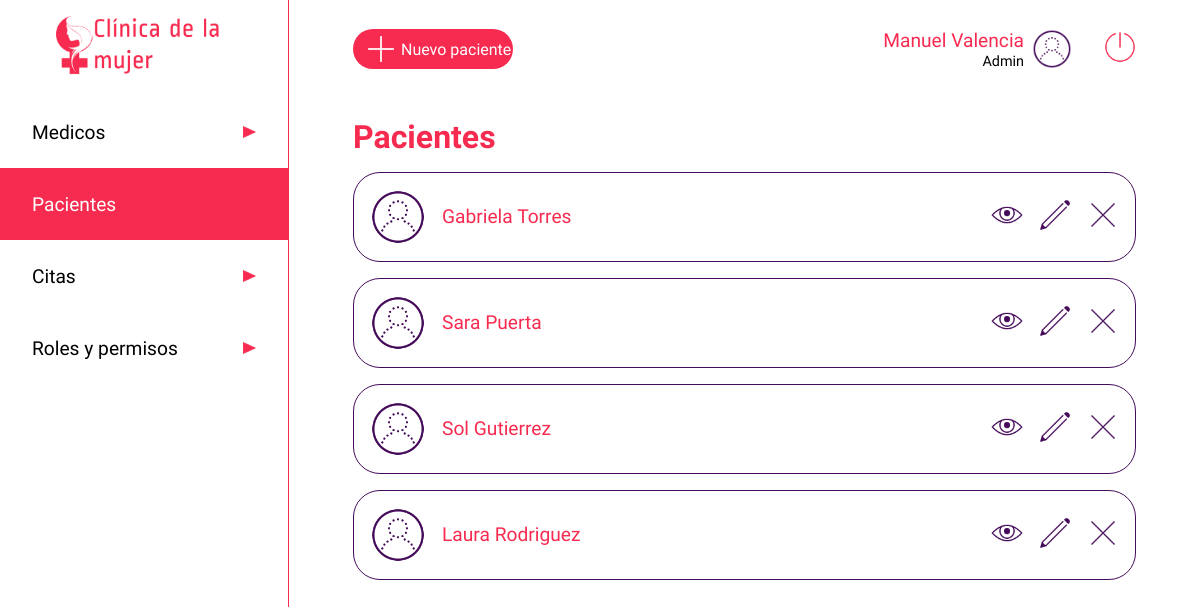
Before: /paciente (signed in) with the older database file.
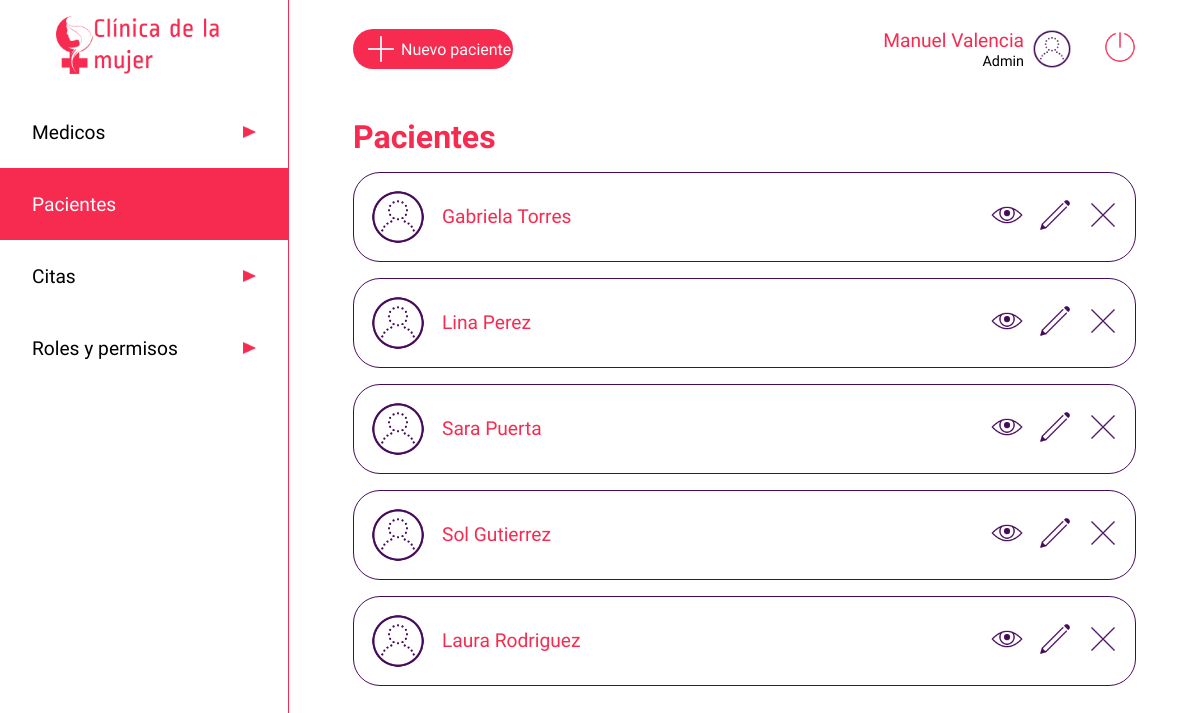
After: the same page with the newer database file.
### app.py (models this page shows, shortened)
class users(db.Model):
    __tablename__ = 'users'
    cedula = db.Column(db.Integer, primary_key=True)
    nombre=db.Column(db.String)
    apellido=db.Column(db.String)
    nacimiento=db.Column(db.String)
    eps=db.Column(db.String)
    email=db.Column(db.String, unique=True)
    telefono=db.Column(db.Integer)
    dir=db.Column(db.String)
    ciudad=db.Column(db.String)
    password=db.Column(db.String)
    rol =db.Column(db.String)
    especialidad = db.Column(db.String)
    estado = db.Column(db.Boolean)

### app.py (the view)
@app.route('/paciente', methods=['GET'])
def paciente():
    if 'usuarioIngresado' in session:
        pacientes = users.query.filter_by(rol='paciente')
        usuario = users.query.filter_by(cedula=int(session['usuarioIngresado'])).first()
        print(session['usuarioIngresado'])
        return render('pacientes.html', listapacientes = pacientes, row = usuario)
    else:
        return render('acceso-denegado.html')

### templates/pacientes.html (shortened to what this page needs)
<!DOCTYPE html>
<html lang="es">
<head>
    <link rel="stylesheet" type="text/css" href="{{ url_for('static', filename='css/stylelist.css')}}">
</head>
<body>
    <header class="header">
        <img src="{{ url_for('static', filename='images/iconoclinica.png')}}" class="logo" alt="Clinica de la mujer">
        <nav>
            <ul class="menu">
                <li class="menuitems"><a href="/medico" class="menulink"><span>Medicos</span><img src="{{ url_for('static', filename='images/triangulo.png')}}" class="flecha" alt=""></a></li>
                <li class="menuitems"><a href="/paciente" class="menuselect"><span>Pacientes</span><img src="{{ url_for('static', filename='images/triangulo.png')}}" class="flecha" alt=""></a></li>
                <li class="menuitems"><a href="/listado-citas" class="menulink"><span>Citas</span><img src="{{ url_for('static', filename='images/triangulo.png')}}" class="flecha" alt=""></a></li>
                <li class="menuitems"><a href="/roles" class="menulink"><span>Roles y permisos</span><img src="{{ url_for('static', filename='images/triangulo.png')}}" class="flecha" alt=""></a></li>
            </ul>
        </nav>
    </header>
    <main class="main">
        <div class="searchuser2">
            <a href="/registro" class="newuser"><img src="{{ url_for('static', filename='images/plus_math_100px.png')}}"  class="profile" alt=""><span>Nuevo paciente</span></a>
            <div>
                <div class="perfil">
                    <div>
                        <span class="nameuser">{{row.nombre}} {{row.apellido}}</span><br>
                        <span class="roluser">Admin</span>
                    </div>
                    <img src="{{ url_for('static', filename='images/test_account_100px.png')}}"  class="profile" alt="">
                    <a href="/logout" type="button" class="btn"><img src="{{ url_for('static', filename='images/off.png')}}" class="logout" alt="Cerrar sesion"></a>
                </div>
            </div>
        </div>
        <div class="cuerpo">
            <h1 class="titulo"><span style="color:#F72B50">Pacientes</span></h1>
            <div>
                <ul>
                    {% for data in listapacientes %}
                        {% if data.estado == 1 %}
                        <div class="contenedor_user">
                            <div class="nom_img">
                                <img src="{{ url_for('static', filename='images/test_account_100px.png')}}" class="imgp" alt="">
                                <span class="nombre_user">{{data.nombre}} {{data.apellido}}</span>
                            </div>
                            <div class="contenedortbtn">
                                <a href="paciente/{{data.cedula}}" ><img src="{{ url_for('static', filename='images/eye_100px.png')}}" class="btned" alt=""></a>
                                <a href="paciente/{{data.cedula}}/editar"><img src="{{ url_for('static', filename='images/edit_100px.png')}}" class="btned" alt=""></a>
                                <a href="paciente/{{data.cedula}}/eliminar"><img src="{{ url_for('static', filename='images/delete_100px.png')}}" class="btned" alt=""></a>
                            </div>
                        </div>
                        {% endif %}
                    {% endfor %}
                </ul>
            </div>
    </main>
</body>
</html>

Changed rows visible on the page:
now on this page (row edited): users: estado True (drawn), nombre "Lina", apellido "Perez"
